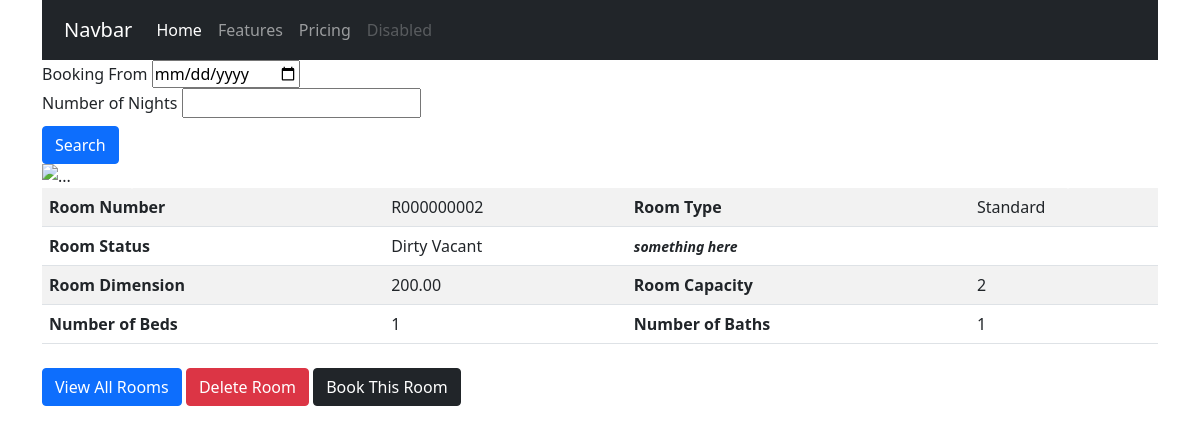
Page /rooms/r000000002/ on the earlier database version.
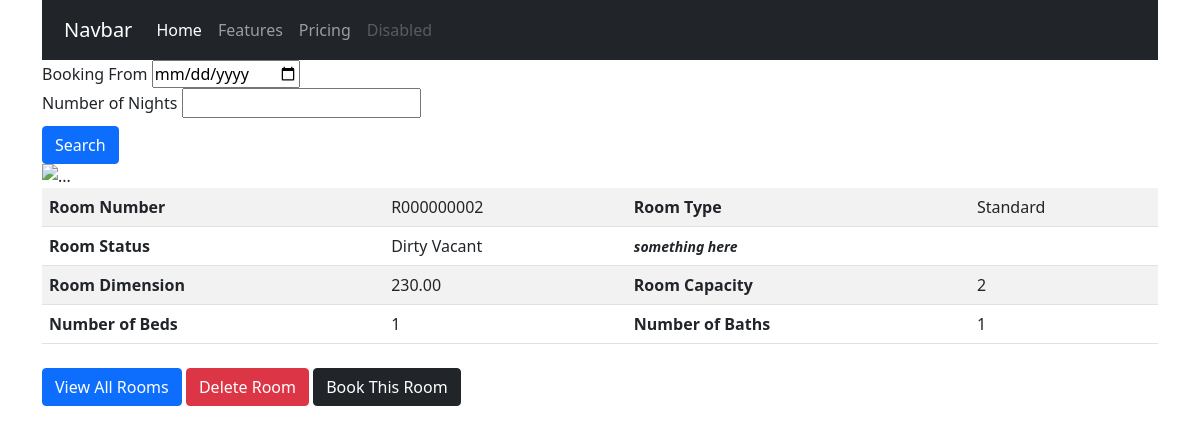
Same page on the later database version.
### hotel/models.py (models this page shows, shortened)
class Room(models.Model):
    id = models.UUIDField(primary_key=True, default=uuid.uuid4, editable=False)
    roomstatus = models.CharField(_("Room Status"), max_length=2, choices=ROOMSTATUS, default='dv')
    roomnumber = models.CharField(_("Room Number"), max_length=50, default=generateRoomNumber, db_index=True, unique=True)
    roomnumber_url = models.SlugField(_("Room Number URL"), null=True)
    roomtype = models.ForeignKey(RoomType, on_delete=models.CASCADE, limit_choices_to={'roomtype_active': True}, related_name='rooms')
    roomcapacity = models.PositiveIntegerField(_("Room Capacity")) #todo: set max value for room capacity
    roombed = models.PositiveIntegerField(_("Number of Beds"))
    roombath = models.PositiveIntegerField(_("Number of Bath"))
    roomdimension = models.DecimalField(_("Dimension (in Square Feet)"), max_digits=5, decimal_places=2)
    roomextras = models.ManyToManyField(RoomExtra, verbose_name=_("List of Extra Items"))
    created_at = models.DateTimeField(_("Created At"), auto_now_add=True)
    last_updated = models.DateTimeField(_("Updated At"), auto_now=True)
    is_available = models.BooleanField(_("Room Available"), default=True)
    roomdate = models.DateTimeField(_("Empty Date Field"), blank=True, null=True)
    class Meta:
        verbose_name = _("Room")
        verbose_name_plural = _("Rooms")

class RoomType(models.Model):
    id = models.UUIDField(primary_key=True, default=uuid.uuid4, editable=False)
    roomtype_name = models.CharField(_("Name"), max_length=50)
    roomtype_cost = models.DecimalField(_("Cost of Room/Night"), max_digits=5, decimal_places=2)
    roomtype_cost1 = models.DecimalField(_("Cost of Room/Night 1"), max_digits=5, decimal_places=2, blank=True, null=True)
    roomtype_info = models.CharField(_("RoomType Info 1"), max_length=50, blank=True, null=True)
    roomtype_active = models.BooleanField(_("Is Active?"), default=True)
    class Meta:
        verbose_name = _("RoomType")
        verbose_name_plural = _("RoomTypes")
    def __str__(self):
        return self.roomtype_name

### hotel/views.py (the view)
# urls.py: path('<slug>/', RoomDetailView.as_view(), name='room_detail'),
class RoomDetailView(generic.DetailView):
    model = Room
    slug_field = 'roomnumber_url'
    context_object_name = 'room'
    template_name = 'rooms/roomdetail.html'
    def get_context_data(self, **kwargs):
        context = super(RoomDetailView, self).get_context_data(**kwargs)
        room = self.get_object()
        bookings = room.booking_set.all()
        if bookings:
            context['bookings'] = bookings
            return context
        return context

### templates/rooms/roomdetail.html (shortened to what this page needs)
{% extends 'base.html' %}
{% block content %}
    <div id="carouselExampleControls" class="carousel slide" data-bs-ride="carousel">
        <div class="carousel-inner">
        <div class="carousel-item active">
            <img src="..." class="d-block w-100" alt="...">
        </div>
        </div>
        <button class="carousel-control-prev" type="button" data-bs-target="#carouselExampleControls" data-bs-slide="prev">
        <span class="carousel-control-prev-icon" aria-hidden="true"></span>
        </button>
        <button class="carousel-control-next" type="button" data-bs-target="#carouselExampleControls" data-bs-slide="next">
        <span class="carousel-control-next-icon" aria-hidden="true"></span>
        </button>
    </div>
    <div class="room-items">
        <table class="table table-striped">
            <tbody>
              <tr>
                <th scope="row">Room Number</th>
                <td>{{ room.roomnumber }}</td>
                <th scope="row">Room Type</th>
                <td>{{ room.roomtype }}</td>
              </tr>
              <tr>
                <th scope="row">Room Status</th>
                <td>{{ room.get_roomstatus_display }}</td>
                <th scope="row"><i><small>something here</small></i></th>
                <td>
                </td>
              </tr>
              <tr>
                <th scope="row">Room Dimension</th>
                <td>{{ room.roomdimension }}</td>
                <th scope="row">Room Capacity</th>
                <td>{{ room.roomcapacity }}</td>
              </tr>
              <tr>
                <th scope="row">Number of Beds</th>
                <td>{{ room.roombed }}</td>
                <th scope="row">Number of Baths</th>
                <td>{{ room.roombath }}</td>
              </tr>
            </tbody>
        </table>
    </div>
    <div class="room-list">
        <a href="{% url 'room_list' %}"><button class="btn btn-primary">View All Rooms</button></a>
        <a href="{% url 'room_delete' room.roomnumber_url %}"><button class="btn btn-danger">Delete Room</button></a>
        <a href="{% url 'booking_create' room.roomnumber_url %}"><button class="btn btn-dark">Book This Room</button></a>
    </div>
{% endblock content %}

### templates/extras/base.html (shortened to what this page needs)
{% load static %}
<!DOCTYPE html>
<html lang="en">
<head>
    <link href="https://cdn.jsdelivr.net/npm/bootstrap@5.0.2/dist/css/bootstrap.min.css" rel="stylesheet"
>
    <link rel="stylesheet" href="{% static 'styles/main.css' %}">
</head>
<body>
    <div class="container">
        <nav class="navbar navbar-expand-lg navbar-dark bg-dark">
            <div class="container-fluid">
              <a class="navbar-brand" href="{% url 'room_list' %}">Navbar</a>
              <div class="collapse navbar-collapse" id="navbarNav">
                <ul class="navbar-nav">
                  <li class="nav-item">
                    <a class="nav-link active" aria-current="page" href="#">Home</a>
                  </li>
                  <li class="nav-item">
                    <a class="nav-link" href="#">Features</a>
                  </li>
                  <li class="nav-item">
                    <a class="nav-link" href="#">Pricing</a>
                  </li>
                  <li class="nav-item">
                    <a class="nav-link disabled" href="#" tabindex="-1" aria-disabled="true">Disabled</a>
                  </li>
                </ul>
              </div>
            </div>
        </nav>
        <div class="search">
            <form action="{% url 'room_search' %}" method="get">
              <div>
                  <label for="fromdate">Booking From</label>
                  <input type="date" name="fromdate" id="fromdate">
              </div>
              <div>
                  <label for="todate">Number of Nights</label>
                  <input type="number" name="nights" id="nights">
              </div>
              <input class="btn btn-primary" type="submit" value="Search">
            </form>
        </div>
        {% block content %}
        {% endblock content %}
    </div>
</body>
</html>

### static/styles/main.css (style rules this page uses)
.navbar { padding: 10px; }
.btn { margin-top: 8px; }
.table>:not(caption)>*>* { padding: 7px 7px; }
table { width: 70px; }

Differences in the rows shown:
removed Room: roomnumber "R000000002", roomtype "Standard", roomstatus "Dirty Vacant", roomdimension "200.00", roomcapacity "2", roombed "1", roombath "1"
added Room: roomnumber "R000000002", roomtype "Standard", roomstatus "Dirty Vacant", roomdimension "230.00", roomcapacity "2", roombed "1", roombath "1"
